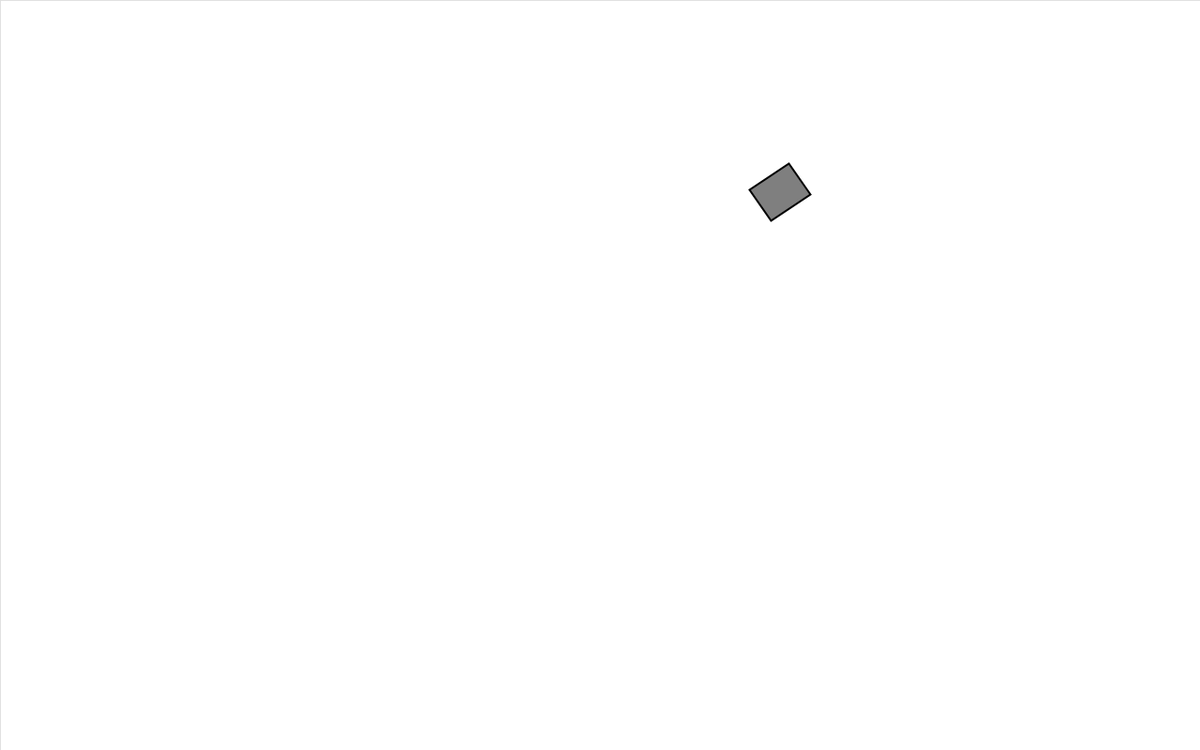
Frame 1 (no input)
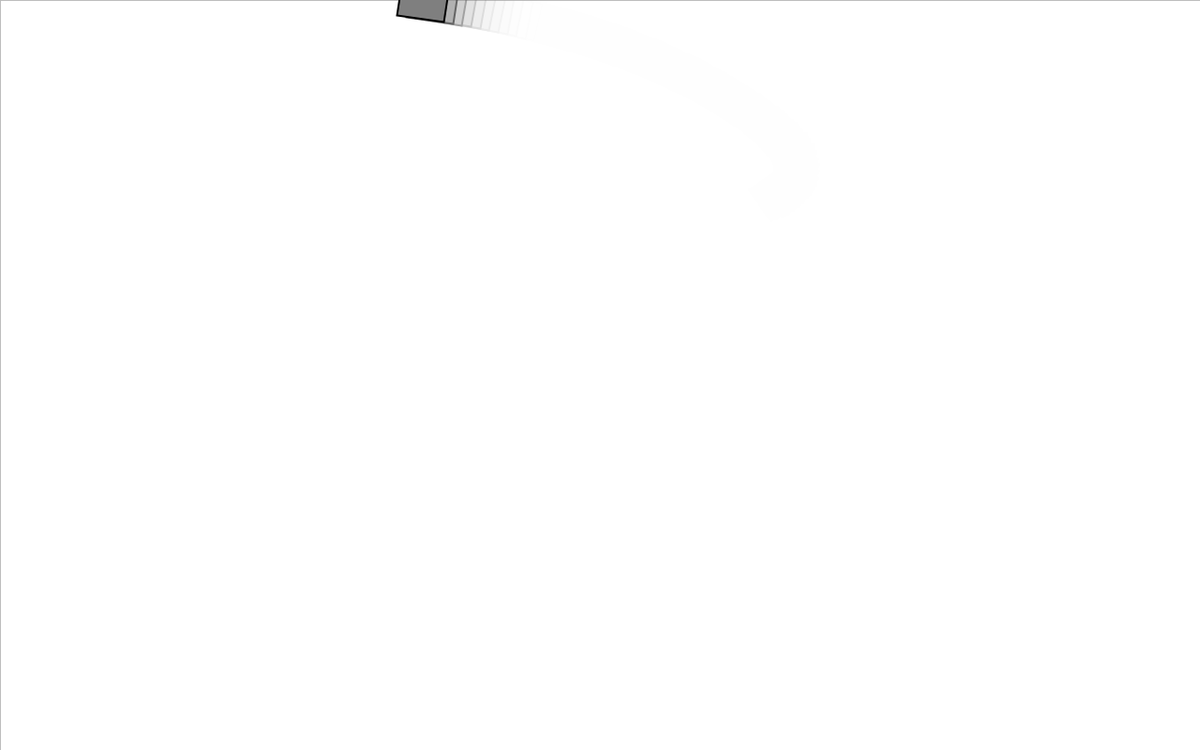
Frame 60 (the mouse pressed at the canvas centre just before this capture)
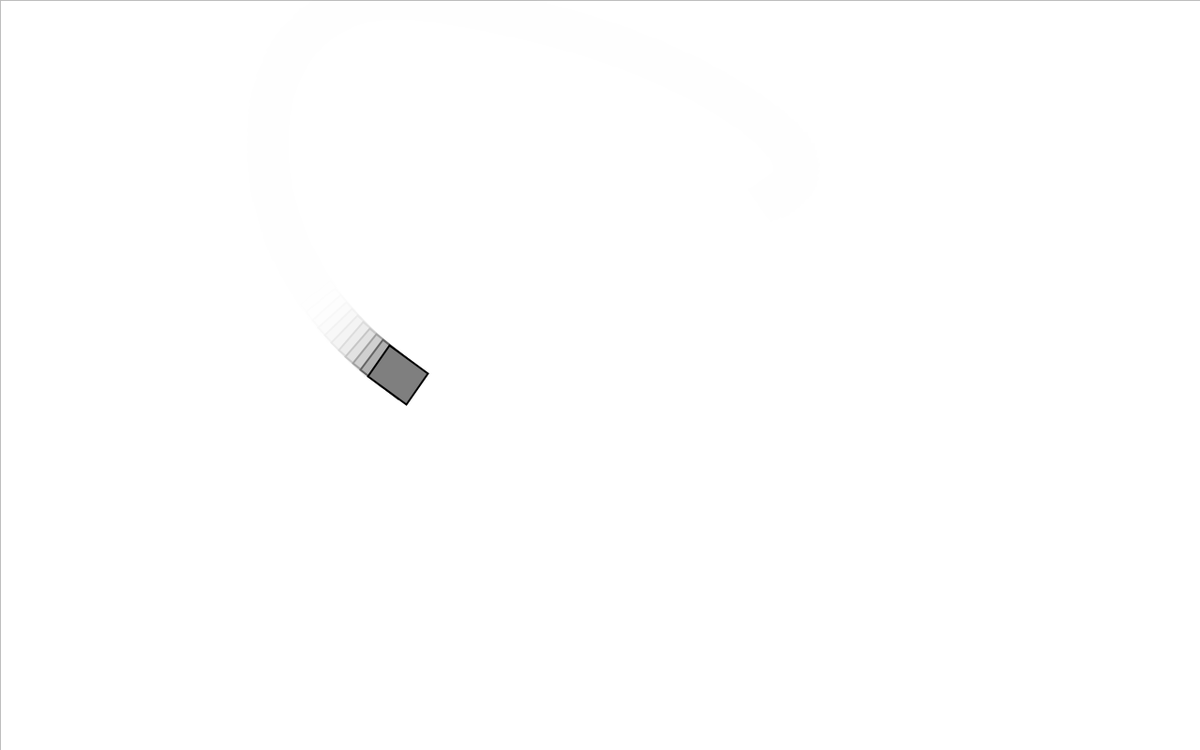
Frame 120 (the mouse held since frame 60 and released just before this capture)

The Processing sketch that drew these frames (run headless with seeded random() and noise(); from frame 60 on, the mouse is pressed at the canvas centre):

// Processing sketch: Park_NOC_3_4Align
// ── Park_NOC_3_4Align.pde
/* Ryan P "10/8/19"
"Align"
Information Engineering  '18-19     St. Mark's School of Texas
Code Abstract: to attract a mover toward the mouse and turn it toward its heading
Source(s): My own code, David Shiffman
This program is free software: you can redistribute it and/or modify it under the terms of the GNU General Public License v3 as published by the Free Software Foundation
*/
//DCR:  30 /  30 pts
//Very nicely done!
aligner a;

void setup(){
  size(1280,800);
  smooth();
  background(255);
  frameRate(100);
  //sets the basic elements of the code
  
  a= new aligner();
  //initializes the aligner called
}

void draw(){
  strokeWeight(0);
  stroke(0);
  fill(255,100);
  rectMode(CORNER);
  rect(0,0,width,height);
  //creates the fade effect
  
  a.run();
  //runs the aligner
}

// ── Mover.pde
class aligner{
  PVector location,velocity,acceleration;
  //creates the vectors necessary for motion
  float speed=10;
  //limits the random starting speed and the top possible speed
  aligner(){
    location = new PVector(random(width),random(height));
    velocity = new PVector(random(-speed/2,speed/2),random(-speed/2,speed/2));
    //sets the inital values for the aligner
  }
  void run(){
    update();
    display();
    //runs all the functions needed to create an aligner
  }
  void update(){
    PVector mouse = new PVector(mouseX, mouseY);
    PVector dir = PVector.sub(mouse, location);
    dir.normalize();
    dir.mult(0.5);
    acceleration = dir;
    //changes the acceleration in the direction of the mouse

    velocity.add(acceleration);
    velocity.limit(speed);
    location.add(velocity);
    //moves the aligner
  }
  
   void display() {
    float theta = velocity.heading2D();

    stroke(0);
    strokeWeight(2);
    fill(127);
    pushMatrix();
    rectMode(CENTER);
    translate(location.x, location.y);
    rotate(theta);
    rect(0, 0, 50, 40);
    popMatrix();
    //displays and rotates the aligner
  }
}
